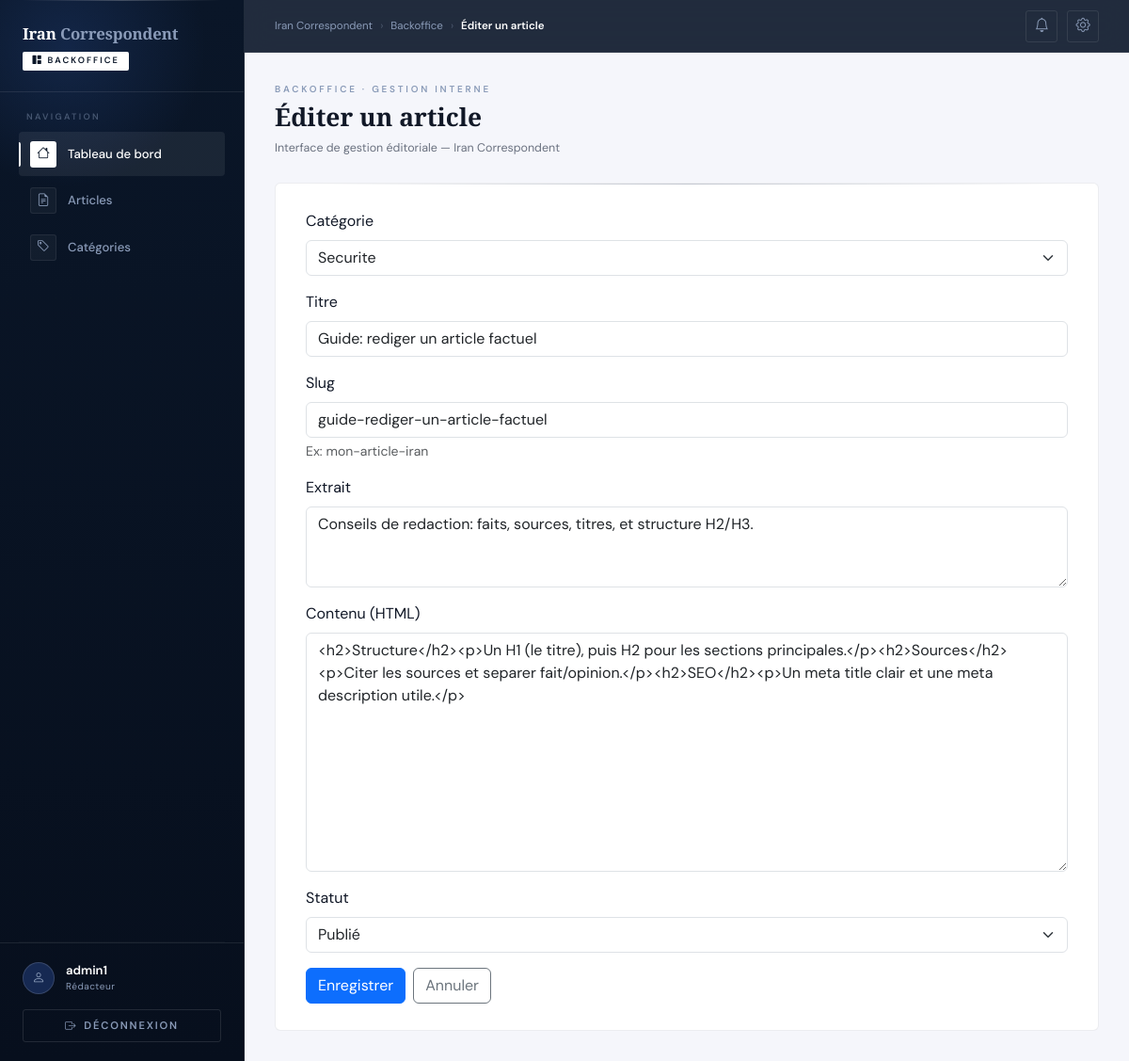
/admin/articles/edit?id=15 (signed in), run on the app's committed database.
### tables this page shows
CREATE TABLE articles (
  id INT UNSIGNED AUTO_INCREMENT PRIMARY KEY,
  category_id INT UNSIGNED NOT NULL,
  title VARCHAR(200) NOT NULL,
  slug VARCHAR(200) NOT NULL UNIQUE,
  excerpt TEXT NULL,  
  content_html MEDIUMTEXT NOT NULL,
  hero_image_path VARCHAR(255) NULL,
  hero_image_alt VARCHAR(180) NULL,

  meta_title VARCHAR(255) NULL,
  meta_description VARCHAR(255) NULL,
  canonical_url VARCHAR(255) NULL,
  meta_robots VARCHAR(50) NULL DEFAULT 'index,follow',

  status ENUM('draft','published') NOT NULL DEFAULT 'draft',
  published_at DATETIME NULL,
  deleted_at DATETIME NULL,
  created_at DATETIME NOT NULL DEFAULT CURRENT_TIMESTAMP,
  updated_at DATETIME NOT NULL DEFAULT CURRENT_TIMESTAMP ON UPDATE CURRENT_TIMESTAMP,

  CONSTRAINT fk_articles_category
    FOREIGN KEY (category_id) REFERENCES categories(id)
    ON DELETE RESTRICT,

  INDEX idx_articles_status_published (status, published_at),
  INDEX idx_articles_category_published (category_id, status, published_at),
  INDEX idx_articles_deleted_at (deleted_at)
);

CREATE TABLE categories (
  id INT UNSIGNED AUTO_INCREMENT PRIMARY KEY,
  name VARCHAR(120) NOT NULL,
  slug VARCHAR(160) NOT NULL UNIQUE,
  created_at DATETIME NOT NULL DEFAULT CURRENT_TIMESTAMP
);

### public/admin/controllers/ArticleController.php (called while the page is built, shortened)
<?php
require_once __DIR__ . '/../../../app/models/Article.php';
require_once __DIR__ . '/../../../app/models/Category.php';
class ArticleController
{
	public function edit(int $id): void
	{
		$article = Article::findById($id, true);
		$categories = Category::all();
		require __DIR__ . '/../views/articles/form.php';
		require __DIR__ . '/../views/layouts/main.php';
	}
}

### app/core/Model.php (called while the page is built, shortened)
<?php
abstract class Model
{
	private static ?PDO $pdo = null;
	protected static function db(): PDO
	{
		if (self::$pdo instanceof PDO) {
			return self::$pdo;
		}
		$configPath = __DIR__ . '/../config/database.php';
		$cfg = require $configPath;
		$host = $cfg['host'] ?? 'db';
		$port = $cfg['port'] ?? '3306';
		$name = $cfg['name'] ?? 'iran_news';
		$user = $cfg['user'] ?? 'root';
		$pass = $cfg['pass'] ?? 'root';
		$charset = $cfg['charset'] ?? 'utf8mb4';
		$dsn = sprintf('mysql:host=%s;port=%s;dbname=%s;charset=%s', $host, $port, $name, $charset);
		self::$pdo = new PDO(
			$dsn,
			$user,
			$pass,
			[
				PDO::ATTR_ERRMODE => PDO::ERRMODE_EXCEPTION,
				PDO::ATTR_DEFAULT_FETCH_MODE => PDO::FETCH_ASSOC,
				PDO::ATTR_EMULATE_PREPARES => false,
			]
		);
		return self::$pdo;
	}
	protected static function fetchOne(string $sql, array $params = []): ?array
	{
		$stmt = self::db()->prepare($sql);
		$stmt->execute($params);
		$row = $stmt->fetch();
		return $row === false ? null : $row;
	}
	protected static function fetchAll(string $sql, array $params = []): array
	{
		$stmt = self::db()->prepare($sql);
		$stmt->execute($params);
		return $stmt->fetchAll();
	}
}

### app/config/database.php (called while the page is built)
<?php
return [
	'host' => getenv('DB_HOST') ?: 'db',
	'port' => getenv('DB_PORT') ?: '3306',
	'name' => getenv('DB_NAME') ?: 'iran_news',
	'user' => getenv('DB_USER') ?: 'root',
	'pass' => getenv('DB_PASS') ?: 'root',
	'charset' => getenv('DB_CHARSET') ?: 'utf8mb4',
];

### app/models/Article.php (called while the page is built, shortened)
<?php
require_once __DIR__ . '/../core/Model.php';
class Article extends Model
{
	public static function findById(int $id, bool $includeDeleted = false): ?array
	{
		$sql = 'SELECT * FROM articles WHERE id = :id';
		$params = ['id' => $id];
		return self::fetchOne($sql, $params);
	}
}

### app/models/Category.php (called while the page is built, shortened)
<?php
require_once __DIR__ . '/../core/Model.php';
class Category extends Model
{
    public static function all(): array
    {
        return self::fetchAll('SELECT * FROM categories ORDER BY name ASC');
    }
}

### public/admin/views/articles/form.php (the view, shortened to what this page needs)
<?php
$isEdit = !empty($article['id']);
$action = $isEdit
	? ('/admin/articles/update?id=' . (int) $article['id'])
	: '/admin/articles/store';
?>
<form method="post" action="<?= htmlspecialchars($action, ENT_QUOTES, 'UTF-8') ?>" class="vstack gap-3">
	<div>
		<label for="category_id" class="form-label">Catégorie</label>
		<select class="form-select" name="category_id" id="category_id" required>
			<?php foreach (($categories ?? []) as $c): ?>
				<option value="<?= (int) $c['id'] ?>" <?= ((int)($article['category_id'] ?? 0) === (int)$c['id']) ? 'selected' : '' ?>>
					<?= htmlspecialchars((string) $c['name'], ENT_QUOTES, 'UTF-8') ?>
				</option>
			<?php endforeach; ?>
		</select>
	</div>
	<div>
		<label for="title" class="form-label">Titre</label>
		<input class="form-control" type="text" name="title" id="title" value="<?= htmlspecialchars((string)($article['title'] ?? ''), ENT_QUOTES, 'UTF-8') ?>" required>
	</div>
	<div>
		<label for="slug" class="form-label">Slug</label>
		<input class="form-control" type="text" name="slug" id="slug" value="<?= htmlspecialchars((string)($article['slug'] ?? ''), ENT_QUOTES, 'UTF-8') ?>" required>
		<div class="form-text">Ex: mon-article-iran</div>
	</div>
	<div>
		<label for="excerpt" class="form-label">Extrait</label>
		<textarea class="form-control" name="excerpt" id="excerpt" rows="3"><?= htmlspecialchars((string)($article['excerpt'] ?? ''), ENT_QUOTES, 'UTF-8') ?></textarea>
	</div>
	<div>
		<label for="content_html" class="form-label">Contenu (HTML)</label>
		<textarea class="form-control" name="content_html" id="content_html" rows="10" required><?= htmlspecialchars((string)($article['content_html'] ?? ''), ENT_QUOTES, 'UTF-8') ?></textarea>
	</div>
	<div>
		<label for="status" class="form-label">Statut</label>
		<select class="form-select" name="status" id="status" required>
			<option value="published" <?= (($article['status'] ?? '') === 'published') ? 'selected' : '' ?>>Publié</option>
		</select>
	</div>
	<div class="d-flex gap-2">
		<button type="submit" class="btn btn-primary">
			<?= $isEdit ? 'Enregistrer' : 'Créer' ?>
		</button>
		<a href="/admin/articles" class="btn btn-outline-secondary">Annuler</a>
	</div>
</form>

### public/admin/views/layouts/main.php (style rules this page uses)
:root { --navy: #0a1628; --navy-mid: #0f2044; --navy-soft: #162952; --navy-card: #111d3a; --white: #ffffff; --off-white: #e8edf5; --silver: #c4cfe3; --muted: #8a9bb8; --border: rgba(255,255,255,.09); --border-md: rgba(255,255,255,.14); --sidebar-w: 260px; --tr: .18s cubic-bezier(.4,0,.2,1); }
*, *::before, *::after { box-sizing: border-box; margin: 0; padding: 0; }
html, body { height: 100%; }
body { font-family: 'DM Sans', sans-serif; background: #f5f6fb; color: #111827; min-height: 100vh; }

### data on the page
articles: category_id "Securite", title "Guide: rediger un article factuel", slug "guide-rediger-un-article-factuel", excerpt "Conseils de redaction: faits, sources, titres, et structure H2/H3.", content_html "<h2>Structure</h2><p>Un H1 (le titre), puis H2 pour les sections principales.</p><h2>Sources</h2><p>Citer les sources et separer fait/opinion.</p><h2>SEO</h2><p>Un meta title clair et une meta description utile.</p>", status "Publié"

### other printed values
$currentUser['username'] "admin1"
$pageHeading "Éditer un article"
